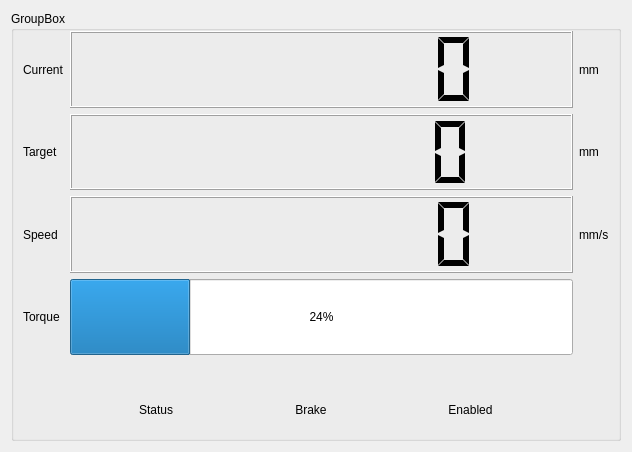
<?xml version="1.0" encoding="UTF-8"?>
<ui version="4.0">
 <class>MotorStats</class>
 <widget class="QWidget" name="MotorStats">
  <property name="geometry">
   <rect>
    <x>0</x>
    <y>0</y>
    <width>632</width>
    <height>452</height>
   </rect>
  </property>
  <property name="windowTitle">
   <string>Form</string>
  </property>
  <layout class="QGridLayout" name="gridLayout">
   <item row="0" column="0">
    <widget class="QGroupBox" name="groupBox">
     <property name="title">
      <string>GroupBox</string>
     </property>
     <layout class="QGridLayout" name="gridLayout_2">
      <property name="topMargin">
       <number>0</number>
      </property>
      <property name="bottomMargin">
       <number>0</number>
      </property>
      <item row="2" column="0">
       <widget class="QLabel" name="label_3">
        <property name="text">
         <string>Speed</string>
        </property>
       </widget>
      </item>
      <item row="1" column="1">
       <widget class="QLCDNumber" name="targetPosition">
        <property name="sizePolicy">
         <sizepolicy hsizetype="Expanding" vsizetype="Preferred">
          <horstretch>0</horstretch>
          <verstretch>0</verstretch>
         </sizepolicy>
        </property>
        <property name="digitCount">
         <number>8</number>
        </property>
        <property name="segmentStyle">
         <enum>QLCDNumber::Flat</enum>
        </property>
       </widget>
      </item>
      <item row="1" column="2">
       <widget class="QLabel" name="label_7">
        <property name="text">
         <string>mm</string>
        </property>
       </widget>
      </item>
      <item row="4" column="0" colspan="3">
       <layout class="QHBoxLayout" name="horizontalLayout">
        <item>
         <spacer name="horizontalSpacer_3">
          <property name="orientation">
           <enum>Qt::Horizontal</enum>
          </property>
          <property name="sizeHint" stdset="0">
           <size>
            <width>20</width>
            <height>20</height>
           </size>
          </property>
         </spacer>
        </item>
        <item>
         <layout class="QVBoxLayout" name="verticalLayoutStatus">
          <item>
           <widget class="LedIndicator" name="statusLED" native="true"/>
          </item>
          <item>
           <widget class="QLabel" name="label_11">
            <property name="text">
             <string>Status</string>
            </property>
            <property name="alignment">
             <set>Qt::AlignHCenter|Qt::AlignTop</set>
            </property>
           </widget>
          </item>
         </layout>
        </item>
        <item>
         <spacer name="horizontalSpacer">
          <property name="orientation">
           <enum>Qt::Horizontal</enum>
          </property>
          <property name="sizeHint" stdset="0">
           <size>
            <width>40</width>
            <height>20</height>
           </size>
          </property>
         </spacer>
        </item>
        <item>
         <layout class="QVBoxLayout" name="verticalLayoutBrake">
          <item>
           <widget class="LedIndicator" name="brakeLED" native="true"/>
          </item>
          <item>
           <widget class="QLabel" name="label_4">
            <property name="text">
             <string>Brake</string>
            </property>
            <property name="alignment">
             <set>Qt::AlignHCenter|Qt::AlignTop</set>
            </property>
           </widget>
          </item>
         </layout>
        </item>
        <item>
         <spacer name="horizontalSpacer_2">
          <property name="orientation">
           <enum>Qt::Horizontal</enum>
          </property>
          <property name="sizeHint" stdset="0">
           <size>
            <width>40</width>
            <height>20</height>
           </size>
          </property>
         </spacer>
        </item>
        <item>
         <layout class="QVBoxLayout" name="verticalLayoutEnabled">
          <item>
           <widget class="LedIndicator" name="enabledLED" native="true"/>
          </item>
          <item>
           <widget class="QLabel" name="label_12">
            <property name="text">
             <string>Enabled</string>
            </property>
            <property name="alignment">
             <set>Qt::AlignHCenter|Qt::AlignTop</set>
            </property>
           </widget>
          </item>
         </layout>
        </item>
        <item>
         <spacer name="horizontalSpacer_4">
          <property name="orientation">
           <enum>Qt::Horizontal</enum>
          </property>
          <property name="sizeHint" stdset="0">
           <size>
            <width>20</width>
            <height>20</height>
           </size>
          </property>
         </spacer>
        </item>
       </layout>
      </item>
      <item row="3" column="1">
       <widget class="QProgressBar" name="torquePercent">
        <property name="sizePolicy">
         <sizepolicy hsizetype="Expanding" vsizetype="Preferred">
          <horstretch>0</horstretch>
          <verstretch>0</verstretch>
         </sizepolicy>
        </property>
        <property name="value">
         <number>24</number>
        </property>
       </widget>
      </item>
      <item row="3" column="0">
       <widget class="QLabel" name="label_5">
        <property name="text">
         <string>Torque</string>
        </property>
       </widget>
      </item>
      <item row="0" column="0">
       <widget class="QLabel" name="label">
        <property name="text">
         <string>Current</string>
        </property>
       </widget>
      </item>
      <item row="2" column="1">
       <widget class="QLCDNumber" name="speedCms">
        <property name="sizePolicy">
         <sizepolicy hsizetype="Expanding" vsizetype="Preferred">
          <horstretch>0</horstretch>
          <verstretch>0</verstretch>
         </sizepolicy>
        </property>
        <property name="mouseTracking">
         <bool>false</bool>
        </property>
        <property name="digitCount">
         <number>8</number>
        </property>
        <property name="segmentStyle">
         <enum>QLCDNumber::Flat</enum>
        </property>
       </widget>
      </item>
      <item row="0" column="1">
       <widget class="QLCDNumber" name="curentPosition">
        <property name="sizePolicy">
         <sizepolicy hsizetype="Expanding" vsizetype="Preferred">
          <horstretch>0</horstretch>
          <verstretch>0</verstretch>
         </sizepolicy>
        </property>
        <property name="frameShape">
         <enum>QFrame::Box</enum>
        </property>
        <property name="frameShadow">
         <enum>QFrame::Raised</enum>
        </property>
        <property name="digitCount">
         <number>8</number>
        </property>
        <property name="segmentStyle">
         <enum>QLCDNumber::Flat</enum>
        </property>
       </widget>
      </item>
      <item row="3" column="2">
       <widget class="QLabel" name="label_10">
        <property name="text">
         <string/>
        </property>
       </widget>
      </item>
      <item row="2" column="2">
       <widget class="QLabel" name="label_8">
        <property name="text">
         <string>mm/s</string>
        </property>
       </widget>
      </item>
      <item row="1" column="0">
       <widget class="QLabel" name="label_2">
        <property name="text">
         <string>Target</string>
        </property>
       </widget>
      </item>
      <item row="0" column="2">
       <widget class="QLabel" name="label_6">
        <property name="text">
         <string>mm</string>
        </property>
       </widget>
      </item>
     </layout>
    </widget>
   </item>
  </layout>
 </widget>
 <customwidgets>
  <customwidget>
   <class>LedIndicator</class>
   <extends>QWidget</extends>
   <header location="global">LedIndicator.hpp</header>
   <container>1</container>
  </customwidget>
 </customwidgets>
 <resources/>
 <connections/>
</ui>
